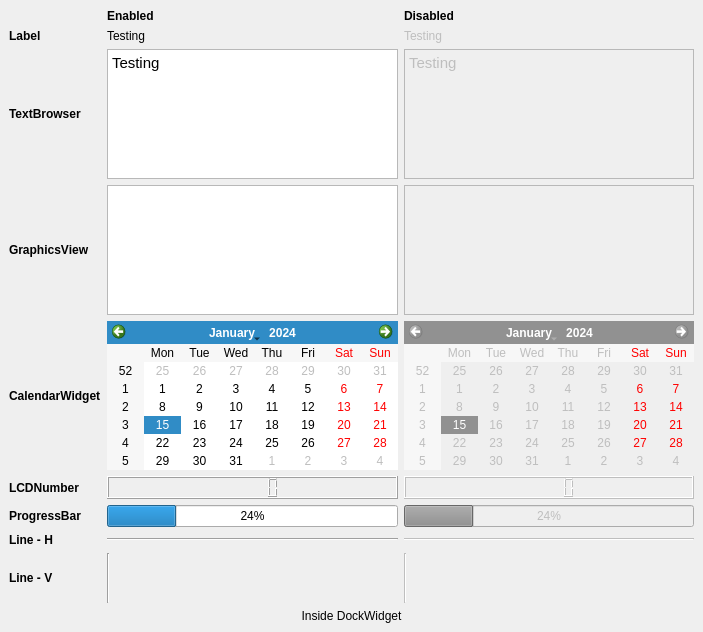
<?xml version="1.0" encoding="UTF-8"?>
<ui version="4.0">
 <class>DockWidget</class>
 <widget class="QDockWidget" name="DockWidget">
  <property name="geometry">
   <rect>
    <x>0</x>
    <y>0</y>
    <width>703</width>
    <height>632</height>
   </rect>
  </property>
  <property name="windowTitle">
   <string>Displays</string>
  </property>
  <widget class="QWidget" name="dockWidgetContents">
   <layout class="QGridLayout" name="gridLayout">
    <item row="2" column="1">
     <widget class="QTextBrowser" name="textBrowser">
      <property name="minimumSize">
       <size>
        <width>0</width>
        <height>0</height>
       </size>
      </property>
      <property name="maximumSize">
       <size>
        <width>16777215</width>
        <height>16777215</height>
       </size>
      </property>
      <property name="toolTip">
       <string>This is a tool tip</string>
      </property>
      <property name="statusTip">
       <string>This is a status tip</string>
      </property>
      <property name="whatsThis">
       <string>This is &quot;what is this&quot;</string>
      </property>
      <property name="html">
       <string>&lt;!DOCTYPE HTML PUBLIC &quot;-//W3C//DTD HTML 4.0//EN&quot; &quot;http://www.w3.org/TR/REC-html40/strict.dtd&quot;&gt;
&lt;html&gt;&lt;head&gt;&lt;meta name=&quot;qrichtext&quot; content=&quot;1&quot; /&gt;&lt;style type=&quot;text/css&quot;&gt;
p, li { white-space: pre-wrap; }
&lt;/style&gt;&lt;/head&gt;&lt;body style=&quot; font-family:'Cantarell'; font-size:11pt; font-weight:400; font-style:normal;&quot;&gt;
&lt;p style=&quot; margin-top:0px; margin-bottom:0px; margin-left:0px; margin-right:0px; -qt-block-indent:0; text-indent:0px;&quot;&gt;Testing&lt;/p&gt;
&lt;p style=&quot;-qt-paragraph-type:empty; margin-top:0px; margin-bottom:0px; margin-left:0px; margin-right:0px; -qt-block-indent:0; text-indent:0px;&quot;&gt;&lt;br /&gt;&lt;/p&gt;&lt;/body&gt;&lt;/html&gt;</string>
      </property>
     </widget>
    </item>
    <item row="0" column="1">
     <widget class="QLabel" name="label_77">
      <property name="font">
       <font>
        <weight>75</weight>
        <bold>true</bold>
       </font>
      </property>
      <property name="text">
       <string>Enabled</string>
      </property>
     </widget>
    </item>
    <item row="0" column="2">
     <widget class="QLabel" name="label_78">
      <property name="font">
       <font>
        <weight>75</weight>
        <bold>true</bold>
       </font>
      </property>
      <property name="text">
       <string>Disabled</string>
      </property>
     </widget>
    </item>
    <item row="1" column="0">
     <widget class="QLabel" name="label_3">
      <property name="minimumSize">
       <size>
        <width>0</width>
        <height>0</height>
       </size>
      </property>
      <property name="maximumSize">
       <size>
        <width>16777215</width>
        <height>16777215</height>
       </size>
      </property>
      <property name="font">
       <font>
        <weight>75</weight>
        <bold>true</bold>
       </font>
      </property>
      <property name="toolTip">
       <string>This is a tool tip</string>
      </property>
      <property name="statusTip">
       <string>This is a status tip</string>
      </property>
      <property name="whatsThis">
       <string>This is &quot;what is this&quot;</string>
      </property>
      <property name="text">
       <string>Label</string>
      </property>
     </widget>
    </item>
    <item row="1" column="2">
     <widget class="QLabel" name="label_79">
      <property name="enabled">
       <bool>false</bool>
      </property>
      <property name="text">
       <string>Testing</string>
      </property>
     </widget>
    </item>
    <item row="2" column="0">
     <widget class="QLabel" name="label_4">
      <property name="minimumSize">
       <size>
        <width>0</width>
        <height>0</height>
       </size>
      </property>
      <property name="maximumSize">
       <size>
        <width>16777215</width>
        <height>16777215</height>
       </size>
      </property>
      <property name="font">
       <font>
        <weight>75</weight>
        <bold>true</bold>
       </font>
      </property>
      <property name="toolTip">
       <string>This is a tool tip</string>
      </property>
      <property name="statusTip">
       <string>This is a status tip</string>
      </property>
      <property name="whatsThis">
       <string>This is &quot;what is this&quot;</string>
      </property>
      <property name="text">
       <string>TextBrowser</string>
      </property>
     </widget>
    </item>
    <item row="2" column="2">
     <widget class="QTextBrowser" name="textBrowserDis">
      <property name="enabled">
       <bool>false</bool>
      </property>
      <property name="html">
       <string>&lt;!DOCTYPE HTML PUBLIC &quot;-//W3C//DTD HTML 4.0//EN&quot; &quot;http://www.w3.org/TR/REC-html40/strict.dtd&quot;&gt;
&lt;html&gt;&lt;head&gt;&lt;meta name=&quot;qrichtext&quot; content=&quot;1&quot; /&gt;&lt;style type=&quot;text/css&quot;&gt;
p, li { white-space: pre-wrap; }
&lt;/style&gt;&lt;/head&gt;&lt;body style=&quot; font-family:'Cantarell'; font-size:11pt; font-weight:400; font-style:normal;&quot;&gt;
&lt;p style=&quot; margin-top:0px; margin-bottom:0px; margin-left:0px; margin-right:0px; -qt-block-indent:0; text-indent:0px;&quot;&gt;Testing&lt;/p&gt;&lt;/body&gt;&lt;/html&gt;</string>
      </property>
     </widget>
    </item>
    <item row="3" column="0">
     <widget class="QLabel" name="label_5">
      <property name="minimumSize">
       <size>
        <width>0</width>
        <height>0</height>
       </size>
      </property>
      <property name="maximumSize">
       <size>
        <width>16777215</width>
        <height>16777215</height>
       </size>
      </property>
      <property name="font">
       <font>
        <weight>75</weight>
        <bold>true</bold>
       </font>
      </property>
      <property name="toolTip">
       <string>This is a tool tip</string>
      </property>
      <property name="statusTip">
       <string>This is a status tip</string>
      </property>
      <property name="whatsThis">
       <string>This is &quot;what is this&quot;</string>
      </property>
      <property name="text">
       <string>GraphicsView</string>
      </property>
     </widget>
    </item>
    <item row="3" column="1">
     <widget class="QGraphicsView" name="graphicsView">
      <property name="minimumSize">
       <size>
        <width>0</width>
        <height>0</height>
       </size>
      </property>
      <property name="maximumSize">
       <size>
        <width>16777215</width>
        <height>16777215</height>
       </size>
      </property>
      <property name="toolTip">
       <string>This is a tool tip</string>
      </property>
      <property name="statusTip">
       <string>This is a status tip</string>
      </property>
      <property name="whatsThis">
       <string>This is &quot;what is this&quot;</string>
      </property>
     </widget>
    </item>
    <item row="3" column="2">
     <widget class="QGraphicsView" name="graphicsViewDis">
      <property name="enabled">
       <bool>false</bool>
      </property>
     </widget>
    </item>
    <item row="4" column="0">
     <widget class="QLabel" name="label_6">
      <property name="minimumSize">
       <size>
        <width>0</width>
        <height>0</height>
       </size>
      </property>
      <property name="maximumSize">
       <size>
        <width>16777215</width>
        <height>16777215</height>
       </size>
      </property>
      <property name="font">
       <font>
        <weight>75</weight>
        <bold>true</bold>
       </font>
      </property>
      <property name="toolTip">
       <string>This is a tool tip</string>
      </property>
      <property name="statusTip">
       <string>This is a status tip</string>
      </property>
      <property name="whatsThis">
       <string>This is &quot;what is this&quot;</string>
      </property>
      <property name="text">
       <string>CalendarWidget</string>
      </property>
     </widget>
    </item>
    <item row="4" column="1">
     <widget class="QCalendarWidget" name="calendarWidget">
      <property name="minimumSize">
       <size>
        <width>0</width>
        <height>0</height>
       </size>
      </property>
      <property name="maximumSize">
       <size>
        <width>16777215</width>
        <height>16777215</height>
       </size>
      </property>
      <property name="toolTip">
       <string>This is a tool tip</string>
      </property>
      <property name="statusTip">
       <string>This is a status tip</string>
      </property>
      <property name="whatsThis">
       <string>This is &quot;what is this&quot;</string>
      </property>
     </widget>
    </item>
    <item row="4" column="2">
     <widget class="QCalendarWidget" name="calendarWidgetDis">
      <property name="enabled">
       <bool>false</bool>
      </property>
     </widget>
    </item>
    <item row="5" column="2">
     <widget class="QLCDNumber" name="lcdNumberDis">
      <property name="enabled">
       <bool>false</bool>
      </property>
     </widget>
    </item>
    <item row="5" column="0">
     <widget class="QLabel" name="label_7">
      <property name="minimumSize">
       <size>
        <width>0</width>
        <height>0</height>
       </size>
      </property>
      <property name="maximumSize">
       <size>
        <width>16777215</width>
        <height>16777215</height>
       </size>
      </property>
      <property name="font">
       <font>
        <weight>75</weight>
        <bold>true</bold>
       </font>
      </property>
      <property name="toolTip">
       <string>This is a tool tip</string>
      </property>
      <property name="statusTip">
       <string>This is a status tip</string>
      </property>
      <property name="whatsThis">
       <string>This is &quot;what is this&quot;</string>
      </property>
      <property name="text">
       <string>LCDNumber</string>
      </property>
     </widget>
    </item>
    <item row="5" column="1">
     <widget class="QLCDNumber" name="lcdNumber">
      <property name="minimumSize">
       <size>
        <width>0</width>
        <height>0</height>
       </size>
      </property>
      <property name="maximumSize">
       <size>
        <width>16777215</width>
        <height>16777215</height>
       </size>
      </property>
      <property name="toolTip">
       <string>This is a tool tip</string>
      </property>
      <property name="statusTip">
       <string>This is a status tip</string>
      </property>
      <property name="whatsThis">
       <string>This is &quot;what is this&quot;</string>
      </property>
     </widget>
    </item>
    <item row="6" column="0">
     <widget class="QLabel" name="label_8">
      <property name="minimumSize">
       <size>
        <width>0</width>
        <height>0</height>
       </size>
      </property>
      <property name="maximumSize">
       <size>
        <width>16777215</width>
        <height>16777215</height>
       </size>
      </property>
      <property name="font">
       <font>
        <weight>75</weight>
        <bold>true</bold>
       </font>
      </property>
      <property name="toolTip">
       <string>This is a tool tip</string>
      </property>
      <property name="statusTip">
       <string>This is a status tip</string>
      </property>
      <property name="whatsThis">
       <string>This is &quot;what is this&quot;</string>
      </property>
      <property name="text">
       <string>ProgressBar</string>
      </property>
     </widget>
    </item>
    <item row="6" column="1">
     <widget class="QProgressBar" name="progressBar">
      <property name="minimumSize">
       <size>
        <width>0</width>
        <height>0</height>
       </size>
      </property>
      <property name="maximumSize">
       <size>
        <width>16777215</width>
        <height>16777215</height>
       </size>
      </property>
      <property name="toolTip">
       <string>This is a tool tip</string>
      </property>
      <property name="statusTip">
       <string>This is a status tip</string>
      </property>
      <property name="whatsThis">
       <string>This is &quot;what is this&quot;</string>
      </property>
      <property name="value">
       <number>24</number>
      </property>
     </widget>
    </item>
    <item row="6" column="2">
     <widget class="QProgressBar" name="progressBarDis">
      <property name="enabled">
       <bool>false</bool>
      </property>
      <property name="value">
       <number>24</number>
      </property>
     </widget>
    </item>
    <item row="7" column="0">
     <widget class="QLabel" name="label_9">
      <property name="minimumSize">
       <size>
        <width>0</width>
        <height>0</height>
       </size>
      </property>
      <property name="maximumSize">
       <size>
        <width>16777215</width>
        <height>16777215</height>
       </size>
      </property>
      <property name="font">
       <font>
        <weight>75</weight>
        <bold>true</bold>
       </font>
      </property>
      <property name="toolTip">
       <string>This is a tool tip</string>
      </property>
      <property name="statusTip">
       <string>This is a status tip</string>
      </property>
      <property name="whatsThis">
       <string>This is &quot;what is this&quot;</string>
      </property>
      <property name="text">
       <string>Line - H</string>
      </property>
     </widget>
    </item>
    <item row="7" column="1">
     <widget class="Line" name="lineH">
      <property name="minimumSize">
       <size>
        <width>0</width>
        <height>0</height>
       </size>
      </property>
      <property name="maximumSize">
       <size>
        <width>16777215</width>
        <height>16777215</height>
       </size>
      </property>
      <property name="toolTip">
       <string>This is a tool tip</string>
      </property>
      <property name="statusTip">
       <string>This is a status tip</string>
      </property>
      <property name="whatsThis">
       <string>This is &quot;what is this&quot;</string>
      </property>
      <property name="orientation">
       <enum>Qt::Horizontal</enum>
      </property>
     </widget>
    </item>
    <item row="7" column="2">
     <widget class="Line" name="lineHDis">
      <property name="enabled">
       <bool>false</bool>
      </property>
      <property name="orientation">
       <enum>Qt::Horizontal</enum>
      </property>
     </widget>
    </item>
    <item row="8" column="0">
     <widget class="QLabel" name="label_10">
      <property name="minimumSize">
       <size>
        <width>0</width>
        <height>0</height>
       </size>
      </property>
      <property name="maximumSize">
       <size>
        <width>16777215</width>
        <height>16777215</height>
       </size>
      </property>
      <property name="font">
       <font>
        <weight>75</weight>
        <bold>true</bold>
       </font>
      </property>
      <property name="toolTip">
       <string>This is a tool tip</string>
      </property>
      <property name="statusTip">
       <string>This is a status tip</string>
      </property>
      <property name="whatsThis">
       <string>This is &quot;what is this&quot;</string>
      </property>
      <property name="text">
       <string>Line - V</string>
      </property>
     </widget>
    </item>
    <item row="8" column="1">
     <widget class="Line" name="lineV">
      <property name="minimumSize">
       <size>
        <width>0</width>
        <height>50</height>
       </size>
      </property>
      <property name="maximumSize">
       <size>
        <width>16777215</width>
        <height>16777215</height>
       </size>
      </property>
      <property name="toolTip">
       <string>This is a tool tip</string>
      </property>
      <property name="statusTip">
       <string>This is a status tip</string>
      </property>
      <property name="whatsThis">
       <string>This is &quot;what is this&quot;</string>
      </property>
      <property name="orientation">
       <enum>Qt::Vertical</enum>
      </property>
     </widget>
    </item>
    <item row="8" column="2">
     <widget class="Line" name="lineVDis">
      <property name="enabled">
       <bool>false</bool>
      </property>
      <property name="minimumSize">
       <size>
        <width>0</width>
        <height>50</height>
       </size>
      </property>
      <property name="orientation">
       <enum>Qt::Vertical</enum>
      </property>
     </widget>
    </item>
    <item row="9" column="0">
     <spacer name="verticalSpacer">
      <property name="toolTip">
       <string>This is a tool tip</string>
      </property>
      <property name="statusTip">
       <string>This is a status tip</string>
      </property>
      <property name="whatsThis">
       <string>This is &quot;what is this&quot;</string>
      </property>
      <property name="orientation">
       <enum>Qt::Vertical</enum>
      </property>
      <property name="sizeHint" stdset="0">
       <size>
        <width>20</width>
        <height>40</height>
       </size>
      </property>
     </spacer>
    </item>
    <item row="10" column="0" colspan="3">
     <widget class="QLabel" name="label_37">
      <property name="toolTip">
       <string>This is a tool tip</string>
      </property>
      <property name="statusTip">
       <string>This is a status tip</string>
      </property>
      <property name="whatsThis">
       <string>This is &quot;what is this&quot;</string>
      </property>
      <property name="text">
       <string>Inside DockWidget</string>
      </property>
      <property name="alignment">
       <set>Qt::AlignCenter</set>
      </property>
     </widget>
    </item>
    <item row="1" column="1">
     <widget class="QLabel" name="label_2">
      <property name="minimumSize">
       <size>
        <width>0</width>
        <height>0</height>
       </size>
      </property>
      <property name="maximumSize">
       <size>
        <width>16777215</width>
        <height>16777215</height>
       </size>
      </property>
      <property name="toolTip">
       <string>This is a tool tip</string>
      </property>
      <property name="statusTip">
       <string>This is a status tip</string>
      </property>
      <property name="whatsThis">
       <string>This is &quot;what is this&quot;</string>
      </property>
      <property name="text">
       <string>Testing</string>
      </property>
     </widget>
    </item>
   </layout>
  </widget>
 </widget>
 <resources/>
 <connections>
  <connection>
   <sender>calendarWidget</sender>
   <signal>currentPageChanged(int,int)</signal>
   <receiver>calendarWidgetDis</receiver>
   <slot>setCurrentPage(int,int)</slot>
   <hints>
    <hint type="sourcelabel">
     <x>254</x>
     <y>321</y>
    </hint>
    <hint type="destinationlabel">
     <x>485</x>
     <y>313</y>
    </hint>
   </hints>
  </connection>
  <connection>
   <sender>calendarWidget</sender>
   <signal>clicked(QDate)</signal>
   <receiver>calendarWidgetDis</receiver>
   <slot>setSelectedDate(QDate)</slot>
   <hints>
    <hint type="sourcelabel">
     <x>275</x>
     <y>354</y>
    </hint>
    <hint type="destinationlabel">
     <x>465</x>
     <y>359</y>
    </hint>
   </hints>
  </connection>
  <connection>
   <sender>progressBar</sender>
   <signal>valueChanged(int)</signal>
   <receiver>progressBarDis</receiver>
   <slot>setValue(int)</slot>
   <hints>
    <hint type="sourcelabel">
     <x>300</x>
     <y>496</y>
    </hint>
    <hint type="destinationlabel">
     <x>469</x>
     <y>497</y>
    </hint>
   </hints>
  </connection>
 </connections>
</ui>
